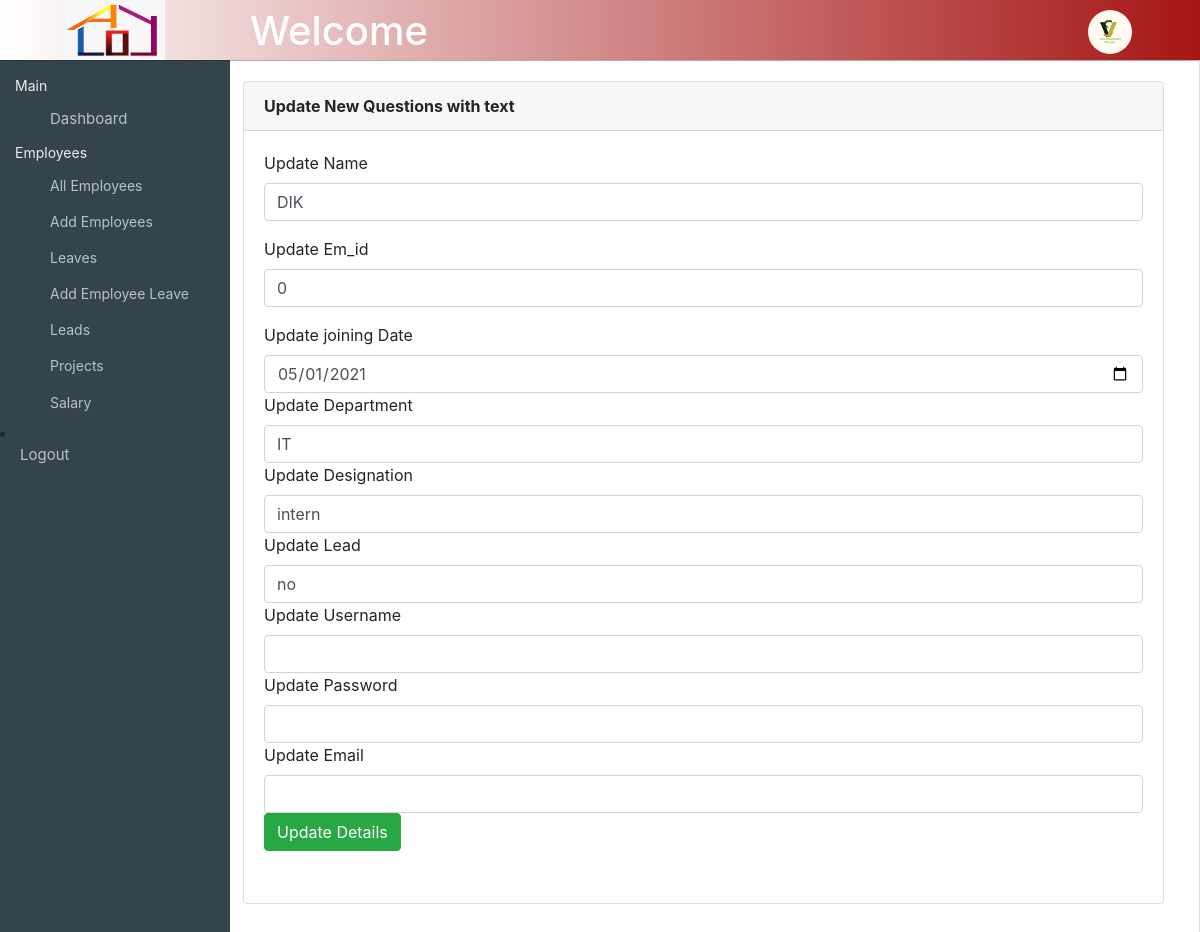
The app's page /edit_empl.php?id=1002 (signed in) with its own data.
### tables this page shows
CREATE TABLE `employee` (
  `id` int(5) NOT NULL,
  `name` varchar(200) NOT NULL,
  `Em_id` int(6) NOT NULL,
  `joining_date` date NOT NULL,
  `depatment` varchar(100) NOT NULL,
  `designation` varchar(100) NOT NULL,
  `lead` varchar(20) NOT NULL,
  `username` varchar(200) NOT NULL,
  `password` varchar(200) NOT NULL,
  `email` varchar(100) NOT NULL
);

### edit_empl.php (the view, shortened to what this page needs)
<?php
include "header.php";
include "top-left-menu.php";
?>
<?php
$id = $_GET["id"];
$name = '';
$Em_id = '';
$joiningdate = '';
$depatment = '';
$designation = '';
$lead = '';
$username = '';
$password = '';
$email = '';
$res = mysqli_query($link, "select * from employee where id=$id");
while ($row = mysqli_fetch_array($res)) {
    $name = $row["name"];
    $Em_id = $row["Em_id"];
    $joiningdate = $row["joining_date"];
    $depatment = $row["depatment"];
    $designation = $row["designation"];
    $lead = $row["lead"];
    $username = $row["username"];
    $password = $row["password"];
    $email = $row["email"];
}
?>
<div class="content mt-3">
    <div class="animated fadeIn">
        <div class="row" style="margin-left: 16%; margin-top: 5%;">
            <div class="col-lg-12">
                <div class="card">
                    <form name="form1" action="" method="POST" enctype="multipart/form-data">
                        <div class="card-body">
                            <div class="col-lg-12" ">
                                <div class=" card">
                                <div class="form-group">
                                    <div class="card-header"><strong>Update New Questions with text</strong></div>
                                    <div class="card-body card-block">
                                        <div class="form-group"><label for="company" class=" form-control-label"> Update Name</label>
                                            <input type="text" name="name" class="form-control" value="<?php echo $name ?>" oninput="let p=this.selectionStart;this.value=this.value.toUpperCase();this.setSelectionRange(p, p);">
                                        </div>
                                        <div class="form-group"><label for="company" class=" form-control-label"> Update Em_id</label>
                                            <input type="number" name="Em_id" class="form-control" value="<?php echo $Em_id ?>">
                                        </div>
                                        <div class="form-group"><label for="company" class=" form-control-label"> Update joining Date</label>
                                            <input type="date" name="joiningdate" class="form-control" value="<?php echo $joiningdate ?>">
                                            <div class="form-group"><label for="company" class=" form-control-label"> Update Department</label>
                                                <input type="text" name="depatment" class="form-control" value="<?php echo $depatment ?>" oninput="let p=this.selectionStart;this.value=this.value.toUpperCase();this.setSelectionRange(p, p);">
                                                <div class="form-group"><label for="company" class=" form-control-label">Update Designation </label>
                                                    <input type="text" name="designation" class="form-control" value="<?php echo $designation ?>" oninput="let p=this.selectionStart;this.value=this.value.toUpperCase();this.setSelectionRange(p, p);">
                                                    <div class="form-group"><label for="company" class=" form-control-label"> Update Lead</label>
                                                        <input type="text" name="lead" class="form-control" value="<?php echo $lead ?>" oninput="let p=this.selectionStart;this.value=this.value.toUpperCase();this.setSelectionRange(p, p);">
                                                        <div class="form-group"><label for="company" class=" form-control-label"> Update Username</label>
                                                            <input type="text" name="username" class="form-control" value="<?php echo $username ?>" oninput="let p=this.selectionStart;this.value=this.value.toUpperCase();this.setSelectionRange(p, p);">
                                                            <div class="form-group"><label for="company" class=" form-control-label"> Update Password</label>
                                                                <input type="password" name="password" class="form-control" value="<?php echo $password ?>">
                                                                <div class="form-group"><label for="company" class=" form-control-label"> Update Email</label>
                                                                    <input type="email" name="email" class="form-control" value="<?php echo $email ?>" oninput="let p=this.selectionStart;this.value=this.value.toUpperCase();this.setSelectionRange(p, p);">
                                                                    <input type="submit" name="submit1" value="Update Details" class="btn btn-success">
                                                                </div>
                                                            </div>
                                                        </div>
                                                    </div>
                                                </div>
                                            </div>
                                        </div>
                                    </div>
                                </div>
                            </div>
                    </form>
                </div>
            </div>
        </div>
    </div>

### records on screen
employee: name "DIK", Em_id "0", joiningdate "05/01/2021", depatment "IT", designation "intern", lead "no"
